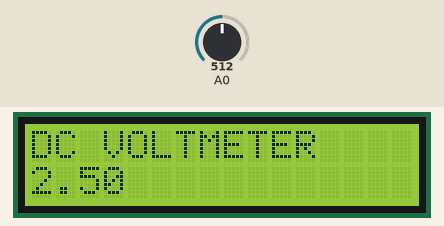
Bench run of a sketch on a simulated Arduino Uno, built with avr-gcc and run on an emulated ATmega328P. Parts: 16×2 character LCD. The test bench sets the inputs (shaded band); at power-on: A0 = 512. What the sketch prints to the serial monitor is not drawn.

Above: at 1.2 s.
1.3 s: A0 set to 716
At 2.4 s:
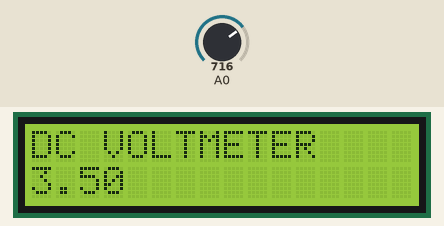
3.5 s: A0 set to 900
At 5.2 s:
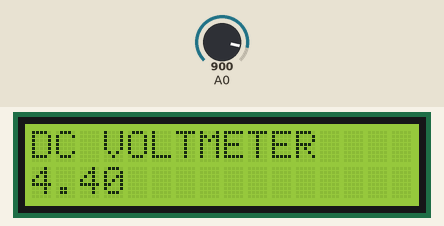
5.5 s: A0 set to 1023
At 6.8 s:
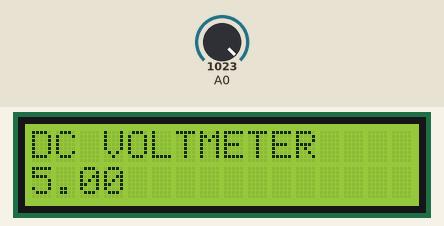
Timing chart, 0 to 8.5 s (numbered marks = the images above; inputs shaded):
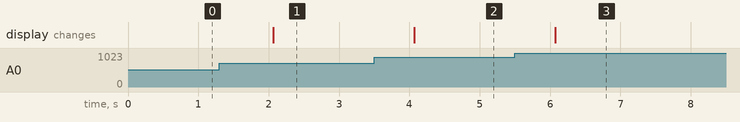

The sketch:

DCVOLTMETER.ino
```cpp
#include<LiquidCrystal.h>
LiquidCrystal lcd(7,8,9,10,11,12);
int analogInput=A0;
float Vin =0.0;
int value=0;
void setup() {
  pinMode(A0,INPUT);
 lcd.begin(16,2);
 lcd.print("DC VOLTMETER");
Serial.begin(9600);}
void loop() {
  value=analogRead(A0);
  Vin=(value*5.0)/1023.0;
  lcd.setCursor(0,1);
  lcd.print(Vin);
  Serial.println("Vin");
  Serial.println("DC VOLTMETER");
  delay(1000);


}
```

Measured:
- after the input at 1.3 s, the display: changes after 0.77 s (image 1)
- after the input at 3.5 s, the display: changes after 0.57 s (image 2)
- after the input at 5.5 s, the display: changes after 0.57 s (image 3)
